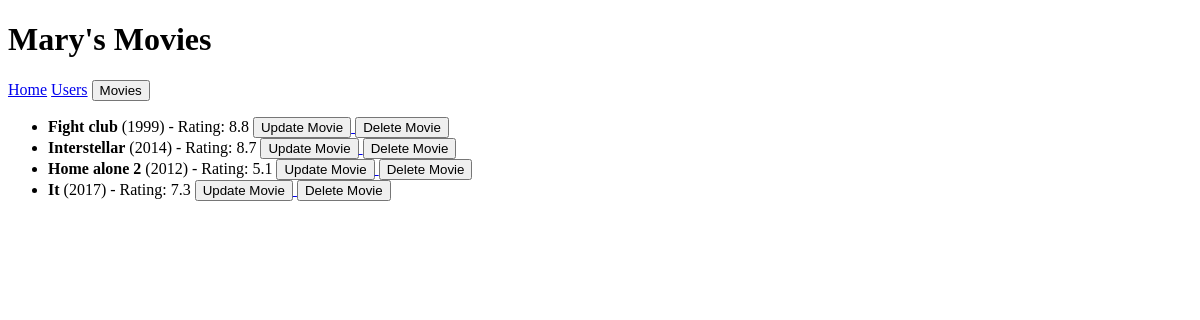
The page /users/2 on the database as committed earlier.
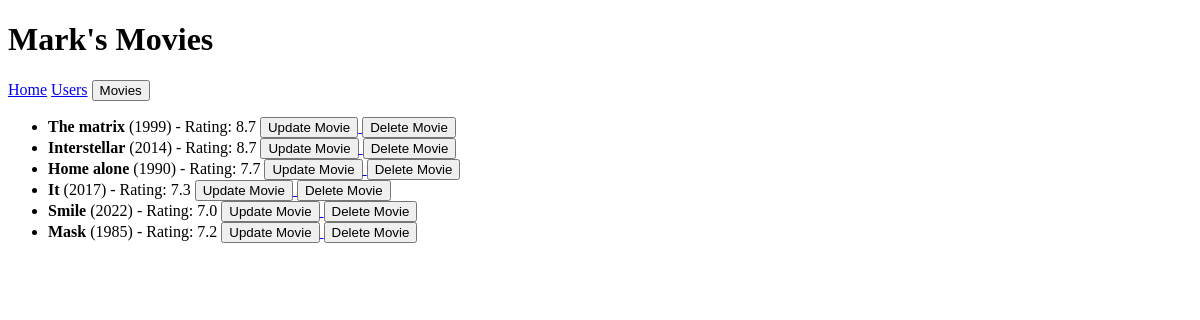
The same page on the database as committed later.
### datamanager/data_models.py (models this page shows, shortened)
class User(db.Model):
    __tablename__ = 'users'
    id = db.Column(db.Integer, primary_key=True, autoincrement=True)
    name = db.Column(db.String, nullable=False)
    user_movies = db.relationship('UserMovies', back_populates='user', cascade="all, delete")

class Movie(db.Model):
    __tablename__ = 'movies'
    id = db.Column(db.Integer, primary_key=True, autoincrement=True)
    title = db.Column(db.String, nullable=False)
    release_year = db.Column(db.Integer, nullable=True)
    poster = db.Column(db.String, nullable=True)
    director = db.Column(db.String, nullable=True)
    rating = db.Column(db.Float, nullable=False)
    user_movies = db.relationship('UserMovies', back_populates='movie', cascade="all, delete")

### app.py (the view)
@app.route('/users/<user_id>', methods=['GET'])
def user_movies(user_id):
    try:
        user_name = data.get_user(user_id)
        if not user_name:
            return redirect('/404')
    except sqlalchemy.exc.NoResultFound:
        return redirect('/404')
    except sqlalchemy.exc.SQLAlchemyError as e:
        print(f"Database error: {e}")
        return redirect('/error')
    except Exception as e:
        print(f"Unexpected error: {e}")
        return redirect('/error')
    try:
        movies = data.get_user_movies(user_id)
    except Exception as e:
        print(f"Error fetching movies for user {user_id}: {e}")
        movies = []
    message = request.args.get('message')
    return render_template('user_movies.html', user=user_name, movies=movies, message=message)

### datamanager/sqlite_data_manager.py (called while the page is built)
    def get_user_movies(self, user_id):
        try:
            user = self.get_user(user_id)
            if not user:
                raise ValueError(f"User with ID {user_id} does not exist.")
            movies = (
                self.db.session.query(Movie)
                .join(UserMovies, UserMovies.movie_id == Movie.id)
                .filter(UserMovies.user_id == user_id)
                .all()
            )
            if not movies:
                raise ValueError(f"No movies found for user ID {user_id}.")
            return movies
        except ValueError as e:
            raise ValueError(f"Could not retrieve movies for user {user_id}: {e}")
        except SQLAlchemyError as e:
            print(f"Error fetching movies for user ID {user_id}: {e}")
            raise

    def get_user(self, user_id):
        try:
            user = self.db.session.query(User).filter(User.id == user_id).one_or_none()
            if not user:
                raise ValueError(f"No user found with ID {user_id}")
            return user
        except SQLAlchemyError as e:
            print(f"Error fetching user with ID {user_id}: {e}")
            raise  # Re-raise the original exception

### templates/user_movies.html (shortened to what this page needs)
<!DOCTYPE html>
<html lang="en">
<head>
</head>
<body>
    <h1>{{ user.name }}'s Movies</h1>
    <nav>
        <a href="/">Home</a>
        <a href="/users">Users</a>
        <a href="/movies"><button>Movies</button></a>
    </nav>
    <main>
        {% if movies %}
            <ul>
                {% for movie in movies %}
                    <li>
                        <strong>{{ movie.title }}</strong> ({{ movie.release_year }}) -
                        Rating: {{ movie.rating }}
                        <a href="{{ url_for('update_movie', user_id=user.id, movie_id=movie.id) }}">
                            <button type="button">Update Movie</button>
                        </a>
                        <form action="{{ url_for('delete_movie_route', user_id=user.id, movie_id=movie.id) }}" method="GET" style="display:inline;">
                            <button type="submit">Delete Movie</button>
                        </form>
                    </li>
                {% endfor %}
            </ul>
        {% else %}
            <p>No movies added for {{ user.name }} yet.</p>
        {% endif %}
    </main>
</body>
</html>

Rows that differ between the two databases and show on the page:
removed Movie: title "Fight club", release_year "1999", rating "8.8"
removed Movie: title "Home alone 2", release_year "2012", rating "5.1"
changed User: name "Mary" → "Mark"
added Movie: title "The matrix", release_year "1999", rating "8.7"
added Movie: title "Home alone", release_year "1990", rating "7.7"
now on this page (row edited): Movie: title "Smile", release_year "2022", rating "7.0"
added Movie: title "Mask", release_year "1985", rating "7.2"
